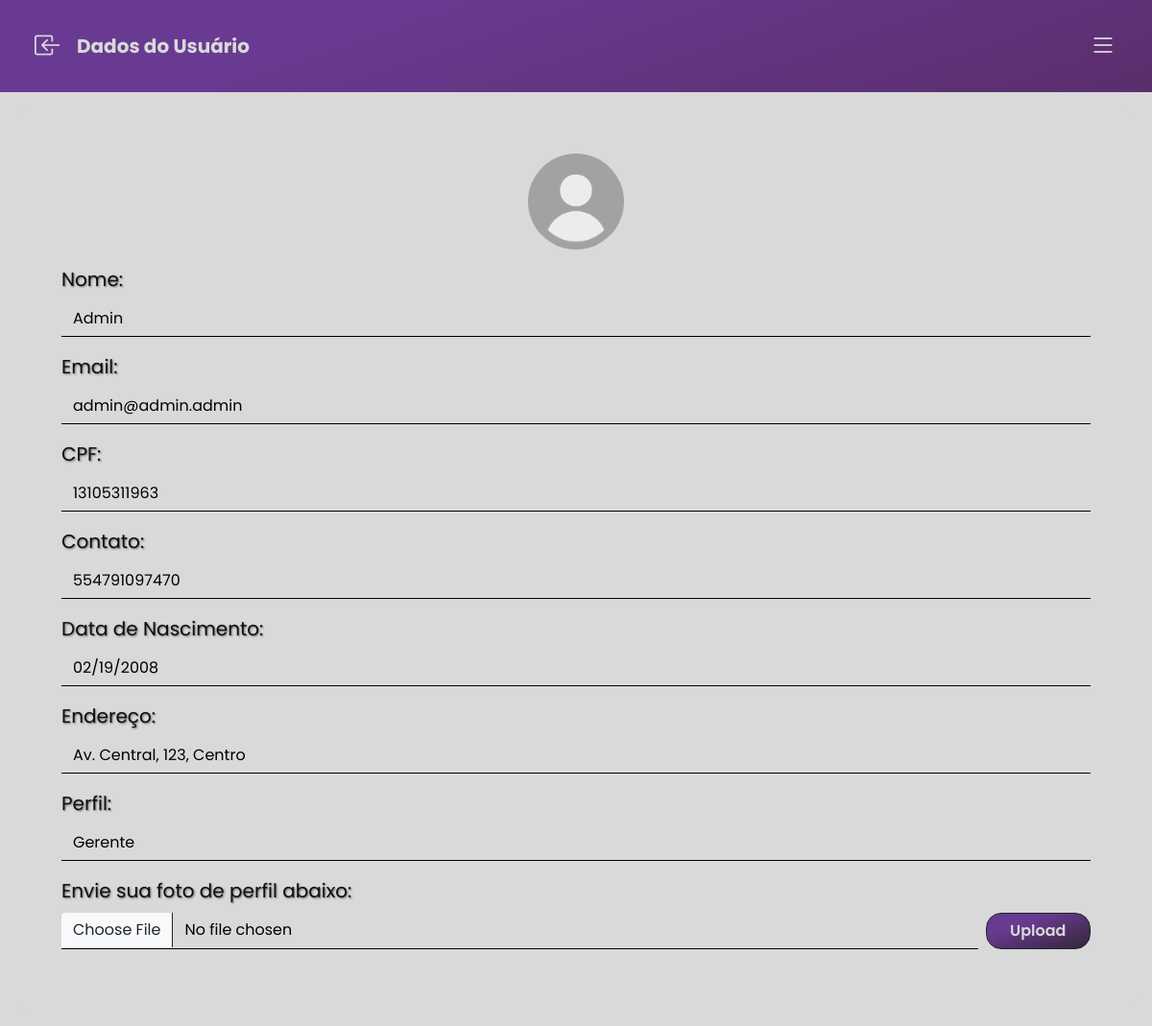
Screenshot of /public/upload_foto.php (signed in) with the database file from the repository.
### tables this page shows
CREATE TABLE usuario (
    id_usuario INT AUTO_INCREMENT PRIMARY KEY,
    nome VARCHAR(100) NOT NULL,
    email VARCHAR(100) UNIQUE,
    senha VARCHAR(255) NOT NULL,
    perfil ENUM('Controlador', 'Engenheiro', 'Planejador', 'Maquinista', 'Gerente') NOT NULL,
    CPF VARCHAR(14) NOT NULL,
    data_nascimento DATE NOT NULL,
    endereco VARCHAR(255) NOT NULL,
    contato VARCHAR(12) NOT NULL,
    imagem_usuario VARCHAR(255) DEFAULT 'default.png'
);

### public/upload_foto.php (the view, shortened to what this page needs)
<?php
include 'db.php';
if (isset($_GET['id'])) {
    $sql = "SELECT * FROM usuario WHERE id_usuario = :id_usuario";
    $stmt = $conn->prepare($sql);
    $stmt->bindParam(':id_usuario', $_GET['id'], PDO::PARAM_INT);
    $stmt->execute();
    $dadosusuario = $stmt->fetch(PDO::FETCH_ASSOC);
    if (!$dadosusuario) {
        echo "Usuário não encontrado.";
        exit();
    }
    if ($_SERVER['REQUEST_METHOD'] === 'POST') {
        $nome = $_POST['nome'];
        $email = $_POST['email'];
        $CPF = $_POST['CPF'];
        $contato = $_POST['contato'];
        $data_nascimento = $_POST['data_nascimento'];
        $endereco = $_POST['endereco'];
        $perfil = $_POST['perfil'];
        $sql2 = "UPDATE usuario SET nome=:nome, email=:email, CPF=:CPF, contato=:contato, data_nascimento=:data_nascimento, endereco=:endereco, perfil=:perfil WHERE id_usuario=:id_usuario";
        $stmt = $conn->prepare($sql2);
        $stmt->bindParam(':nome', $nome);
        $stmt->bindParam(':email', $email);
        $stmt->bindParam(':CPF', $CPF);
        $stmt->bindParam(':contato', $contato);
        $stmt->bindParam(':data_nascimento', $data_nascimento);
        $stmt->bindParam(':endereco', $endereco);
        $stmt->bindParam(':perfil', $perfil);
        $stmt->bindParam(':id_usuario', $_GET['id'], PDO::PARAM_INT);
        $stmt->execute();
        if ($stmt !== false) {
            echo "<script>alert('Dados do usuário atualizados com sucesso.');</script>";
            echo "<script>window.location.href = 'funcionarios.php';</script>";
        } else {
            $error = $conn->errorInfo();
            echo "Erro na consulta: " . $error[2];
        }
    }
?>
    <!DOCTYPE html>
    <html lang="pt-br">
    <head>
        <meta charset="UTF-8">
        <meta name="viewport" content="width=device-width, initial-scale=1.0">
        <link href="https://cdn.jsdelivr.net/npm/bootstrap@5.3.8/dist/css/bootstrap.min.css" rel="stylesheet">
        <link rel="stylesheet" href="../styles/style.css">
    </head>
    <body>
        <main>
            <div class="container-fluid">
                <div class="row headerDash d-flex align-items-center sticky-top">
                    <div class="col-8  welcome lh-1">
                        <div class="col ms-4 fw-bold fs-5 d-flex align-items-center">
                            <i class="bi bi-box-arrow-in-left fs-3 me-3" onclick="window.location.href='funcionarios.php'"></i>
                            <p class="mb-0">Dados do Usuário</p>
                        </div>
                    </div>
                    <div class="col-4">
                        <div class="col d-flex align-items-center justify-content-end">
                            <?php include 'partials/sidebar.php'; ?>
                        </div>
                    </div>
                </div>
                <div class="row justify-content-center p-3">
                    <div class="col">
                        <div class="row d-flex justify-content-center align-items-center">
                            <div class="col main p-3 p-md-5 align-items-center rounded-4">
                                <form action="upload_foto.php?id=<?php echo $dadosusuario['id_usuario']; ?>" method="POST" enctype="multipart/form-data">
                                    <?php
                                    $fotoNome = !empty($dadosusuario['imagem_usuario']) ? htmlspecialchars($dadosusuario['imagem_usuario'], ENT_QUOTES) : 'default.png';
                                    $fotoPath = '../assets/img/' . $fotoNome;
                                    ?>
                                    <div class="col mb-3 d-flex justify-content-start align-items-center gap-4">
                                        <img src="<?php echo $fotoPath; ?>" alt="foto_perfil" class="rounded-circle" width="100vw" height="100vw">
                                        <button type="submit" class="btn btn-dark btnDemitir fs-5 fw-semibold rounded-4" onclick="location.href='delete_usuario.php?id=<?php echo $dadosusuario['id_usuario']; ?>'">Demitir</button>
                                    </div>
                                    <div class="mb-3">
                                        <label for="nome" class="form-label tituloLight fs-5">Nome:</label>
                                        <input type="text" class="form-control" id="nome" name="nome" value="<?php echo htmlspecialchars($dadosusuario['nome'], ENT_QUOTES); ?>">
                                    </div>
                                    <div class="mb-3">
                                        <label for="email" class="form-label tituloLight fs-5">Email:</label>
                                        <input type="email" class="form-control" id="email" name="email" value="<?php echo htmlspecialchars($dadosusuario['email'], ENT_QUOTES); ?>">
                                    </div>
                                    <div class="mb-3">
                                        <label for="cpf" class="form-label tituloLight fs-5">CPF:</label>
                                        <input type="text" class="form-control" id="cpf" name="CPF" value="<?php echo htmlspecialchars($dadosusuario['CPF'], ENT_QUOTES); ?>">
                                    </div>
                                    <div class="mb-3">
                                        <label for="contato" class="form-label tituloLight fs-5">Contato:</label>
                                        <input type="text" class="form-control" id="contato" name="contato" value="<?php echo htmlspecialchars($dadosusuario['contato'], ENT_QUOTES); ?>">
                                    </div>
                                    <div class="mb-3">
                                        <label for="data_nascimento" class="form-label tituloLight fs-5">Data de Nascimento:</label>
                                        <input type="date" class="form-control" id="data_nascimento" name="data_nascimento" value="<?php echo htmlspecialchars($dadosusuario['data_nascimento'], ENT_QUOTES); ?>">
                                    </div>
                                    <div class="mb-3">
                                        <label for="endereco" class="form-label tituloLight fs-5">Endereço:</label>
                                        <input type="text" class="form-control" id="endereco" name="endereco" value="<?php echo htmlspecialchars($dadosusuario['endereco'], ENT_QUOTES); ?>">
                                    </div>
                                    <div class="mb-3">
                                        <label for="perfil" class="form-label tituloLight fs-5">Perfil:</label>
                                        <select class="form-control" id="perfil" name="perfil">
                                            <option value="Gerente" <?php echo ($dadosusuario['perfil'] === 'Gerente') ? 'selected' : ''; ?>>Gerente</option>
                                            <option value="Controlador" <?php echo ($dadosusuario['perfil'] === 'Controlador') ? 'selected' : ''; ?>>Controlador</option>
                                            <option value="Engenheiro" <?php echo ($dadosusuario['perfil'] === 'Engenheiro') ? 'selected' : ''; ?>>Engenheiro</option>
                                            <option value="Planejador" <?php echo ($dadosusuario['perfil'] === 'Planejador') ? 'selected' : ''; ?>>Planejador</option>
                                            <option value="Maquinista" <?php echo ($dadosusuario['perfil'] === 'Maquinista') ? 'selected' : ''; ?>>Maquinista</option>
                                        </select>
                                    </div>
                                    <button type="submit" class="btn btn-dark btnLogin fs-5 fw-semibold rounded-4">Salvar</button>
                                </form>
                            </div>
                        </div>
                    </div>
                </div>
            </div>
        </main>
        <script src="https://cdn.jsdelivr.net/npm/bootstrap@5.3.8/dist/js/bootstrap.bundle.min.js"></script>
    </body>
    </html>
<?php
} else {
    $sql = "SELECT * FROM usuario WHERE id_usuario = :id_usuario";
    $stmt = $conn->prepare($sql);
    $stmt->bindParam(':id_usuario', $_SESSION['id_usuario'], PDO::PARAM_INT);
    $stmt->execute();
    $dadosusuario = $stmt->fetch(PDO::FETCH_ASSOC);
?>
    <!DOCTYPE html>
    <html lang="pt-br">
    <head>
        <link href="https://cdn.jsdelivr.net/npm/bootstrap@5.3.8/dist/css/bootstrap.min.css" rel="stylesheet">
        <link rel="stylesheet" href="../styles/style.css">
    </head>
    <body>
        <main>
            <div class="container-fluid">
                <div class="row headerDash d-flex align-items-center sticky-top">
                    <div class="col-8  welcome lh-1">
                        <div class="col ms-4 fw-bold fs-5 d-flex align-items-center">
                            <i class="bi bi-box-arrow-in-left fs-3 me-3" onclick="window.location.href='dashboard.php'"></i>
                            <p class="mb-0">Dados do Usuário</p>
                        </div>
                    </div>
                    <div class="col-4">
                        <div class="col d-flex align-items-center justify-content-end">
                            <?php include 'partials/sidebar.php'; ?>
                        </div>
                    </div>
                </div>
                <div class="row justify-content-center p-3">
                    <div class="col">
                        <div class="row d-flex justify-content-center align-items-center">
                            <div class="col main p-3 p-md-5 align-items-center rounded-4">
                                <form action="upload_foto.php" method="POST" enctype="multipart/form-data">
                                    <?php
                                    $fotoNome = !empty($dadosusuario['imagem_usuario']) ? htmlspecialchars($dadosusuario['imagem_usuario'], ENT_QUOTES) : 'default.png';
                                    $fotoPath = '../assets/img/' . $fotoNome;
                                    ?>
                                    <div class="mb-3 d-flex justify-content-center align-items-center">
                                        <img src="<?php echo $fotoPath; ?>" alt="foto_perfil" class="rounded-circle" width="100vw" height="100vw">
                                    </div>
                                    <div class="mb-3">
                                        <label for="nome" class="form-label tituloLight fs-5">Nome:</label>
                                        <input type="text" class="form-control" id="nome" name="nome" value="<?php echo htmlspecialchars($dadosusuario['nome'], ENT_QUOTES); ?>" disabled>
                                    </div>
                                    <div class="mb-3">
                                        <label for="email" class="form-label tituloLight fs-5">Email:</label>
                                        <input type="email" class="form-control" id="email" name="email" value="<?php echo htmlspecialchars($dadosusuario['email'], ENT_QUOTES); ?>" disabled>
                                    </div>
                                    <div class="mb-3">
                                        <label for="cpf" class="form-label tituloLight fs-5">CPF:</label>
                                        <input type="text" class="form-control" id="cpf" name="CPF" value="<?php echo htmlspecialchars($dadosusuario['CPF'], ENT_QUOTES); ?>" disabled>
                                    </div>
                                    <div class="mb-3">
                                        <label for="contato" class="form-label tituloLight fs-5">Contato:</label>
                                        <input type="text" class="form-control" id="contato" name="contato" value="<?php echo htmlspecialchars($dadosusuario['contato'], ENT_QUOTES); ?>" disabled>
                                    </div>
                                    <div class="mb-3">
                                        <label for="data_nascimento" class="form-label tituloLight fs-5">Data de Nascimento:</label>
                                        <input type="date" class="form-control" id="data_nascimento" name="data_nascimento" value="<?php echo htmlspecialchars($dadosusuario['data_nascimento'], ENT_QUOTES); ?>" disabled>
                                    </div>
                                    <div class="mb-3">
                                        <label for="endereco" class="form-label tituloLight fs-5">Endereço:</label>
                                        <input type="text" class="form-control" id="endereco" name="endereco" value="<?php echo htmlspecialchars($dadosusuario['endereco'], ENT_QUOTES); ?>" disabled>
                                    </div>
                                    <div class="mb-3">
                                        <label for="perfil" class="form-label tituloLight fs-5">Perfil:</label>
                                        <input type="text" class="form-control" id="perfil" name="perfil" value="<?php echo htmlspecialchars($dadosusuario['perfil'], ENT_QUOTES); ?>" disabled>
                                    </div>
                                    <div class="mb-3">
                                        <label for="formFile" class="form-label tituloLight fs-5">Envie sua foto de perfil abaixo:</label>
                                        <div class="col d-flex gap-2">
                                            <input class="form-control" type="file" name="foto_perfil" id="formFile" accept="image/*" required>
                                            <button type="submit" class="btn btn-dark btnUploadFoto fs-6 fw-semibold rounded-4">Upload</button>
                                        </div>
                                    </div>
                                </form>
                            </div>
                        </div>
                    </div>
                </div>
            </div>
        </main>
    </body>
    </html>
<?php
}
?>

### styles/style.css (style rules this page uses)
body { background-color: #D9D9D9; font-family: 'Poppins', sans-serif; width: 100%; margin: 0; overflow-x: hidden; }
.bodyDashboard { background-color: #D9D9D9; width: 100vw; height: 100vh; overflow-x: hidden; }
.main { background-color: #D9D9D9; width: 70vw; }
@media (max-width: 1200px) and (min-width: 801px) { .main { width: 35vw; } }
.form-control { color: black; background-color: transparent !important; box-shadow: none !important; border: none !important; border-bottom: 1px solid rgba(0, 0, 0) !important; border-radius: 4px 4px 0 0 !important; }
.btnUploadFoto { color: #D9D9D9; width: 10vw; min-width: fit-content; background: linear-gradient(161deg, rgba(104, 58, 145, 1) 30%, rgba(52, 38, 56, 1) 100%); }
.headerDash { background: #683A91; background: linear-gradient(161deg, rgba(104, 58, 145, 1) 30%, rgba(92, 45, 107, 1) 100%); height: 12vh; }
.welcome { color: #D9D9D9; }
.tituloLight { color: #0f0f0f; text-shadow: 1px 1px 2px rgba(0, 0, 0, 0.5); }

### rows the page displays
usuario: imagem_usuario (placeholder picture), nome "Admin", email "admin@admin.admin", CPF "13105311963", contato "554791097470", data_nascimento "02/19/2008", endereco "Av. Central, 123, Centro", perfil "Gerente"
